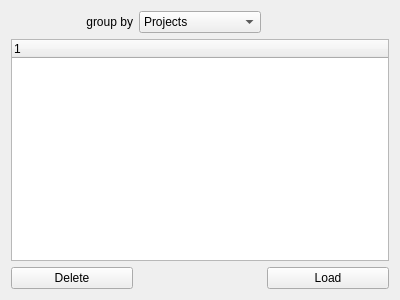
<?xml version="1.0" encoding="UTF-8"?>
<ui version="4.0">
 <class>SavedTimerConfigs</class>
 <widget class="QWidget" name="SavedTimerConfigs">
  <property name="geometry">
   <rect>
    <x>0</x>
    <y>0</y>
    <width>400</width>
    <height>300</height>
   </rect>
  </property>
  <property name="windowTitle">
   <string>Form</string>
  </property>
  <layout class="QGridLayout" name="gridLayout">
   <item row="0" column="0">
    <widget class="QLabel" name="label">
     <property name="text">
      <string>group by</string>
     </property>
     <property name="alignment">
      <set>Qt::AlignRight|Qt::AlignTrailing|Qt::AlignVCenter</set>
     </property>
    </widget>
   </item>
   <item row="2" column="2">
    <widget class="QPushButton" name="stc_LoadButton">
     <property name="text">
      <string>Load</string>
     </property>
    </widget>
   </item>
   <item row="1" column="0" colspan="3">
    <widget class="QTreeWidget" name="stc_TreeWidget">
     <column>
      <property name="text">
       <string notr="true">1</string>
      </property>
     </column>
    </widget>
   </item>
   <item row="2" column="0">
    <widget class="QPushButton" name="stc_DeleteButton">
     <property name="text">
      <string>Delete</string>
     </property>
    </widget>
   </item>
   <item row="0" column="1">
    <widget class="QComboBox" name="comboBox">
     <property name="currentIndex">
      <number>1</number>
     </property>
     <item>
      <property name="text">
       <string>None</string>
      </property>
     </item>
     <item>
      <property name="text">
       <string>Projects</string>
      </property>
     </item>
     <item>
      <property name="text">
       <string>TimerType</string>
      </property>
     </item>
    </widget>
   </item>
  </layout>
 </widget>
 <resources/>
 <connections/>
</ui>
